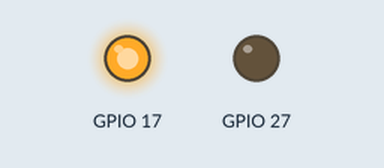
Simulated run of this program. Board: Raspberry Pi (BCM pin numbers). Parts: output pins drawn as LEDs (lit = HIGH). What the program prints to the terminal is not drawn. At 11.0 s the program stops and its outputs stay as they are.

Above: at 0.1 s.
At 2.1 s:
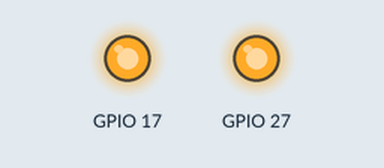
At 4.1 s:
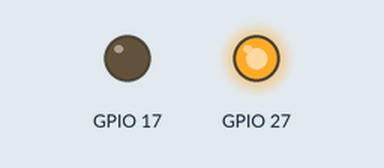
At 11.1 s:
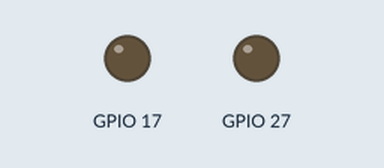
Timing chart, 0 to 12.5 s (numbered marks = the images above):
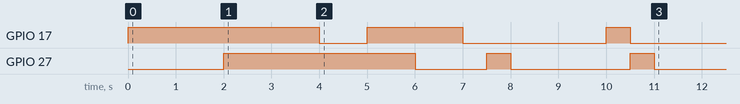

Measured:
- by itself, GPIO 17: goes HIGH 4.0 s, LOW 1.0 s, HIGH 2.0 s, LOW 3.0 s, HIGH 0.50 s, then LOW
- by itself, GPIO 27: goes HIGH 4.0 s, LOW 1.5 s, HIGH 0.50 s, LOW 2.5 s, HIGH 0.50 s, then LOW

The program:

5-led_blink_2.py
```python
#!/usr/bin/env python
# -*- coding: utf-8 -*-
#

from time import sleep
import RPi.GPIO as GPIO


GPIO.setmode(GPIO.BCM)

print("Γεια σου χρήστη!")
print("Πάμε να αναβοσθήσουμε τα led μας με μη συνεχόμενη σειρά!")

GPIO.setup(17,GPIO.OUT)
GPIO.setup(27,GPIO.OUT)

#
print "Το 1ο LED άνοιξε!"
GPIO.output(17,GPIO.HIGH)
sleep(2)
print "Το 2ο LED άνοιξε!"
GPIO.output(27,GPIO.HIGH)
sleep(2)
print "Το 1ο LED έσβησε!"
GPIO.output(17,GPIO.LOW)
sleep(1)
print "Το 1ο LED άνοιξε!"
GPIO.output(17,GPIO.HIGH)
sleep(1)
print "Το 2ο LED έσβησε!"
GPIO.output(27,GPIO.LOW)
sleep(1)
print "Το 1ο LED έσβησε!"
GPIO.output(17,GPIO.LOW)
sleep(0.5)
print "Το 2ο LED άνοιξε!"
GPIO.output(27,GPIO.HIGH)
sleep(0.5)
print "Το 2ο LED έσβησε!"
GPIO.output(27,GPIO.LOW)
sleep(2)
print "Το 1ο LED άνοιξε!"
GPIO.output(17,GPIO.HIGH)
sleep(0.5)
print "Το 2ο LED άνοιξε!"
GPIO.output(27,GPIO.HIGH)
print "Το 1ο LED έσβησε!"
GPIO.output(17,GPIO.LOW)
sleep(0.5)
print "Το 2ο LED έσβησε!"
GPIO.output(27,GPIO.LOW)
#
GPIO.cleanup()
```
